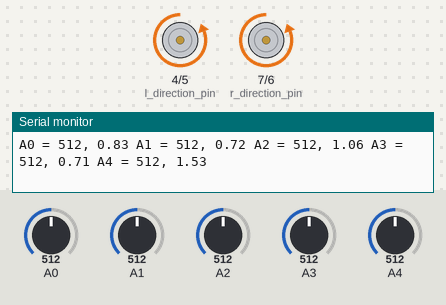
The sketch below on a simulated Arduino Uno, built with avr-gcc and run on an emulated ATmega328P. Shown: direction and speed pins drawn as motors (green arrow = direction pin HIGH = forward, orange = LOW = backward, longer = more drive), the last lines printed to the serial monitor. Inputs (shaded band) come from the test bench; at power-on: A1 = 512, A2 = 512, A3 = 512, A0 = 512, A4 = 512.

Above: at 1.2 s.
1.3 s: A1 set to 562
4.3 s: A1 set to 579
At 5.2 s:
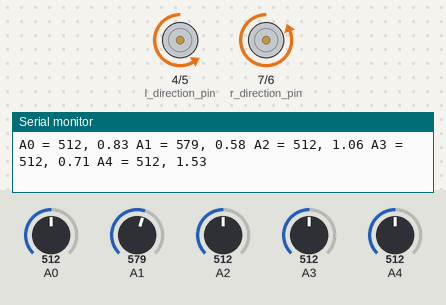
5.8 s: A2 set to 707
8.8 s: A2 set to 729
At 10.0 s:
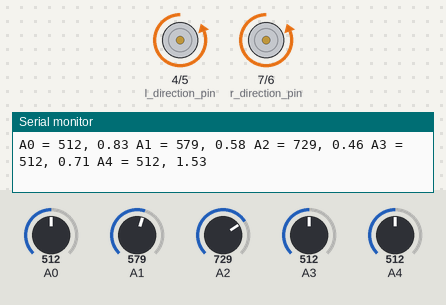
10.3 s: A3 set to 607
13.3 s: A3 set to 631
At 13.7 s:
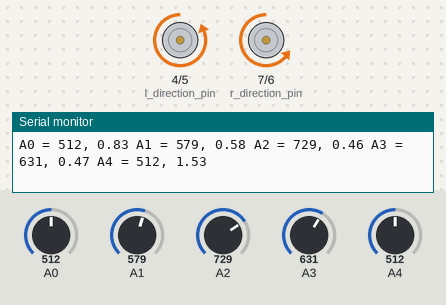
Timing chart, 0 to 15.8 s (numbered marks = the images above; inputs shaded):
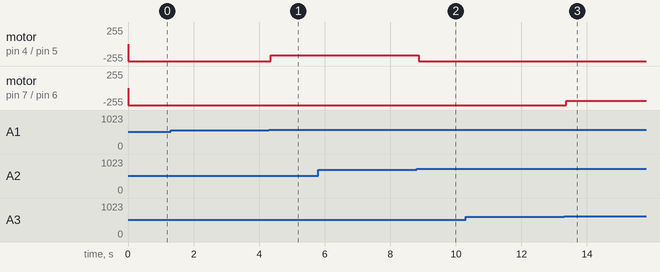

Measured:
- the behaviour switches between 571 and 572 on A1 (found by bisection; images 0 and 1)
- the behaviour switches between 713 and 714 on A2 (found by bisection; images 1 and 2)
- the behaviour switches between 617 and 618 on A3 (found by bisection; images 2 and 3)
- after the input at 4.3 s, motor on pin 4 (l_direction_pin) / pin 5 (l_speed_pin): backward 255/255 → backward 170/255 after 0.06 s
- after the input at 8.8 s, motor on pin 4 (l_direction_pin) / pin 5 (l_speed_pin): backward 170/255 → backward 255/255 after 0.06 s
- after the input at 13.3 s, motor on pin 7 (r_direction_pin) / pin 6 (r_speed_pin): backward 255/255 → backward 191/255 after 0.07 s

The sketch:

v2.ino
```cpp
// Motor pins:
#define r_speed_pin 6  // E1: Speed of right wheel
#define r_direction_pin 7  //M1: Direction of right wheel (HIGH/LOW)
#define l_speed_pin 5  //E2: Speed of left wheel
#define l_direction_pin 4  //M2: Direction of right wheel (HIGH/LOW)

// Calibration for each sensor.
#define u_speed 255.0f // Universal speed to be used as the benchmark for both wheels. Max is 255.

#define SENSOR_AMOUNT 5
#define BLACK 0.6f
#define CENTER_BLACK 0.5f

float light_turn = 2.0f/3.0f;
float hard_turn = 1.0f/4.0f;

int r_speed = u_speed;
int l_speed = u_speed;

int sensor_black[5] = {
  865,
  865,
  895,
  865,
  895,
};

int sensor_white[5] = {
  440,
  375,
  532,
  370,
  645,
};

float sensor_values[5];


int loop_cycle = 0;
size_t last_millis = 0;

void setup() {
  pinMode(r_direction_pin, OUTPUT);
  pinMode(l_direction_pin, OUTPUT);
  digitalWrite(r_direction_pin, LOW);
  digitalWrite(l_direction_pin, LOW);

  Serial.begin(9600);
}

void loop() {
  Serial.print("A0 = ");
  Serial.print(analogRead(A0));
  Serial.print(", ");
  Serial.print(sensor_values[0]);

  Serial.print(" A1 = ");
  Serial.print(analogRead(A1));
  Serial.print(", ");
  Serial.print(sensor_values[1]);

  Serial.print(" A2 = ");
  Serial.print(analogRead(A2));
  Serial.print(", ");
  Serial.print(sensor_values[2]);

  Serial.print(" A3 = ");
  Serial.print(analogRead(A3));
  Serial.print(", ");
  Serial.print(sensor_values[3]);

  Serial.print(" A4 = ");
  Serial.print(analogRead(A4));
  Serial.print(", ");
  Serial.println(sensor_values[4]);

  update_sensor_val();
  update_direction();
  set_speed();
}

void update_sensor_val() {

  int _sensor_data[5] = {
    analogRead(A0),
    analogRead(A1),
    analogRead(A2),
    analogRead(A3),
    analogRead(A4),
  };

  for(int i = 0; i < SENSOR_AMOUNT; i++){
    int _sensor_diff = sensor_black[i] - sensor_white[i];
    sensor_values[i] = (sensor_black[i] - _sensor_data[i]) / (float)_sensor_diff;
  }
}

void update_direction(){
  if(sensor_values[2] < CENTER_BLACK) {
    r_speed = u_speed;
    l_speed = u_speed;
    if(sensor_values[1] < 0.5) {
      l_speed = u_speed*0.75;
      r_speed = u_speed;
    }
    else if(sensor_values[3] < 0.5) {
      r_speed = u_speed*0.75;
      l_speed = u_speed;
    }
  }

  else if(sensor_values[0] < BLACK) {
    l_speed = u_speed*hard_turn;
    r_speed = u_speed;
    if(sensor_values[1] < 0.5) {
      l_speed = u_speed*0.4;
      r_speed = u_speed;
    }
  }
  else if(sensor_values[1] < BLACK) {
    l_speed = u_speed*light_turn;
    r_speed = u_speed;
  }

  else if(sensor_values[4] < BLACK){
    r_speed = u_speed*hard_turn;
    l_speed = u_speed;
    if(sensor_values[3] < 0.5) {
      r_speed = u_speed*0.4;
      l_speed = u_speed;
    }
  }
  else if(sensor_values[3] < BLACK){
    r_speed = u_speed*light_turn;
    l_speed = u_speed;
  }
}

void set_speed(){
  analogWrite(r_speed_pin, r_speed);
  analogWrite(l_speed_pin, l_speed);
}
```
